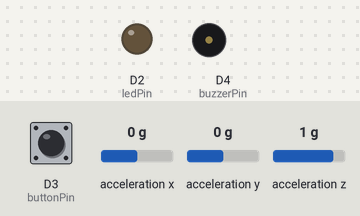
Bench run of a sketch on a simulated Arduino Nano 33 IoT. Shown: output pins drawn as LEDs (lit = HIGH), buzzer (waves = sounding, pin HIGH). Inputs (shaded band) come from the test bench; at power-on: D3 (buttonPin) LOW, acceleration x 0 g, acceleration y 0 g, acceleration z 1 g.

Above: at 1.2 s.
1.3 s: D3 (buttonPin) pulled HIGH for 0.15 s
At 1.7 s:
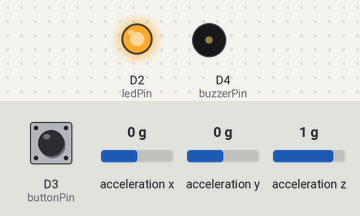
2.9 s: acceleration x set to -1.4 g
At 3.5 s:
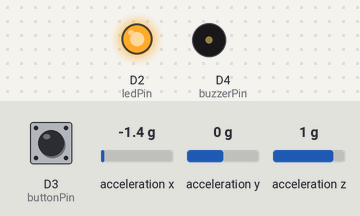
4.5 s: D3 (buttonPin) pulled HIGH for 1 s
At 5.3 s:
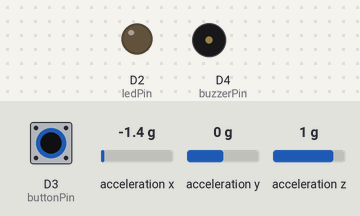
7.0 s: D3 (buttonPin) pulled HIGH for 3.2 s
At 8.4 s:
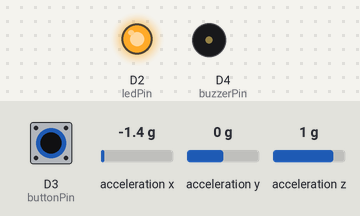
Timing chart, 0 to 10.0 s (numbered marks = the images above; inputs shaded):
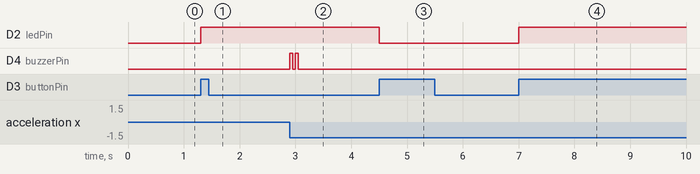

Measured:
- after the input at 1.3 s, D2 (ledPin): LOW → HIGH at once
- after the input at 2.9 s, D4 (buzzerPin): alternates HIGH for 0.05 s and LOW for 0.05 s, 4 changes in all, then stays LOW, starting at once
- after the input at 4.5 s, D2 (ledPin): HIGH → LOW at once
- after the input at 7.0 s, D2 (ledPin): LOW → HIGH at once

The sketch:

absurd-hotel.ino
```cpp
#include <Arduino_LSM6DS3.h>

const int ledPin = 2;
const int buttonPin = 3;
const int buzzerPin = 4;

int currentButtonStatus;
int lastButtonStatus;

int startTime;

bool ledOn = false;
bool checkAcc = false;

const int buzzInterval = 50;

float prevX, prevY, prevZ;
float acceXThreshold = 0.1;
float acceYThreshold = 0.1;
float acceZThreshold = 0.1;

void setup() {
  Serial.begin(9600);
  pinMode(ledPin, OUTPUT);
  pinMode(buttonPin, INPUT);
  pinMode(buzzerPin, OUTPUT);

  if (!IMU.begin()) {
    Serial.println("Failed to initialize IMU!");
    while (1)
      ;
  }
}

void loop() {

  currentButtonStatus = digitalRead(buttonPin);

  if (currentButtonStatus > lastButtonStatus) {
    ledOn = !ledOn;
    checkAcc = !checkAcc;
  }

  if (ledOn) {
    digitalWrite(ledPin, HIGH);
  } else {
    digitalWrite(ledPin, LOW);
  }

  float x, y, z;
  if (IMU.accelerationAvailable()) {
    IMU.readAcceleration(x, y, z);
    if (!withinThreshold(x, prevX, acceXThreshold) || !withinThreshold(y, prevY, acceYThreshold) || !withinThreshold(z, prevZ, acceZThreshold)) {
      if (checkAcc) {
        buzz();
      }
    }
    prevX = x;
    prevY = y;
    prevZ = z;
  }

  lastButtonStatus = currentButtonStatus;
}

void buzz() {
  digitalWrite(buzzerPin, HIGH);
  delay(50);
  digitalWrite(buzzerPin, LOW);
  delay(50);
  digitalWrite(buzzerPin, HIGH);
  delay(50);
  digitalWrite(buzzerPin, LOW);
  delay(50);
}

boolean withinThreshold(int current, int prev, int threshold) {
  if ((prev - threshold <= current) && (current <= prev + threshold)) {
    return true;
  }
  return false;
}
```
